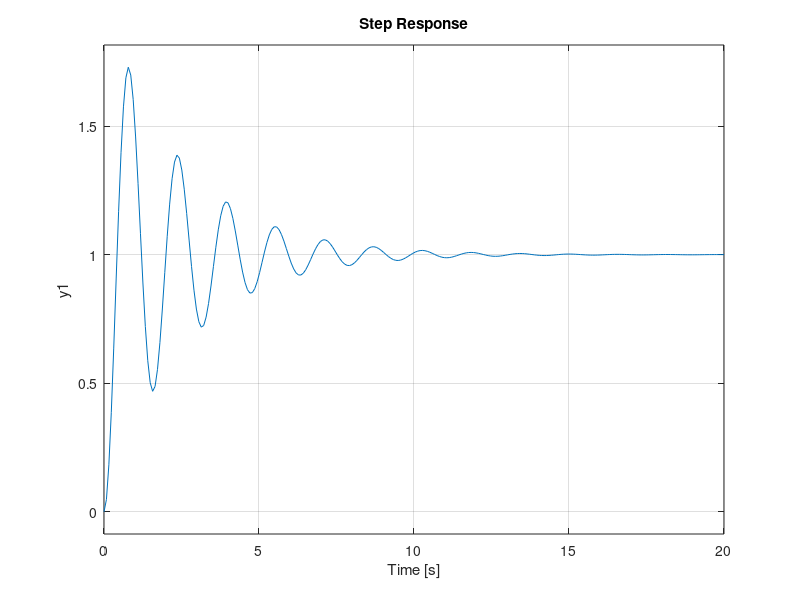

MATLAB code to generate this figure:
pkg load control; % for tf
pkg load signal; % for zp2tf and tf2pz

% tf(numerator_coeffs, denominator_coeffs) -> gives transfer function given the
% coeffs of numerator and denominator

% [z, p, k] = tf2pz(tf) gives zeros, poles and gain from tf
% pzmap()

% Given poles @ -2, 1 and zero @ -1, gain is 7, find tf
% p = [-2, 1];
% z = [-1];
% k = 7;
% [num, den] = zp2tf(z, p, k);
% transfer = tf(num, den);
% pzmap(transfer);

% Series/Parallel/feedback system
% series(num1, den1, num2, den2, ...) not implemented in octave
% parallel(num1, den1, num2, den2, ...) not implemented in octave
% feedback(num1, den1, num2, den2) not implemented in octave

% Step and impulse response
% step() function

zeta = 0.1;
wn = 4;
num = [wn^2];
den = [1, 2*zeta*wn, wn^2];
transfer = tf(num, den);
step(transfer);


waitfor(gcf);
